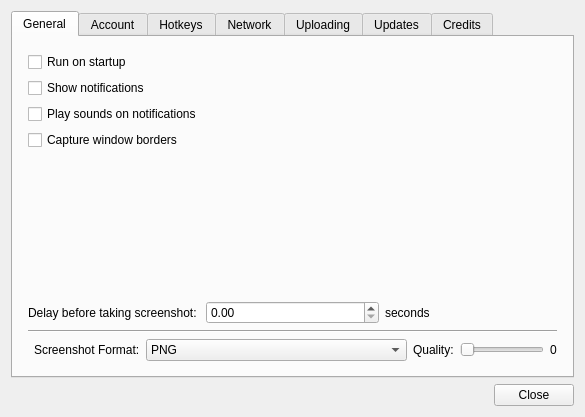
<?xml version="1.0" encoding="UTF-8"?>
<ui version="4.0">
 <class>PreferencesDialog</class>
 <widget class="QDialog" name="PreferencesDialog">
  <property name="windowModality">
   <enum>Qt::ApplicationModal</enum>
  </property>
  <property name="enabled">
   <bool>true</bool>
  </property>
  <property name="geometry">
   <rect>
    <x>0</x>
    <y>0</y>
    <width>585</width>
    <height>417</height>
   </rect>
  </property>
  <property name="sizePolicy">
   <sizepolicy hsizetype="Preferred" vsizetype="Preferred">
    <horstretch>0</horstretch>
    <verstretch>0</verstretch>
   </sizepolicy>
  </property>
  <property name="windowTitle">
   <string>Dialog</string>
  </property>
  <property name="sizeGripEnabled">
   <bool>false</bool>
  </property>
  <property name="modal">
   <bool>false</bool>
  </property>
  <layout class="QVBoxLayout" name="verticalLayout_5">
   <item>
    <widget class="QTabWidget" name="tabWidget">
     <property name="sizePolicy">
      <sizepolicy hsizetype="Preferred" vsizetype="Preferred">
       <horstretch>0</horstretch>
       <verstretch>0</verstretch>
      </sizepolicy>
     </property>
     <property name="minimumSize">
      <size>
       <width>500</width>
       <height>340</height>
      </size>
     </property>
     <property name="currentIndex">
      <number>0</number>
     </property>
     <widget class="QWidget" name="tab_general">
      <attribute name="title">
       <string>General</string>
      </attribute>
      <layout class="QVBoxLayout" name="verticalLayout_10">
       <item>
        <layout class="QVBoxLayout" name="verticalLayout_9">
         <property name="leftMargin">
          <number>6</number>
         </property>
         <property name="topMargin">
          <number>6</number>
         </property>
         <property name="rightMargin">
          <number>6</number>
         </property>
         <property name="bottomMargin">
          <number>6</number>
         </property>
         <item>
          <widget class="QCheckBox" name="checkBox_startup">
           <property name="text">
            <string>Run on startup</string>
           </property>
          </widget>
         </item>
         <item>
          <widget class="QCheckBox" name="checkBox_notifications">
           <property name="text">
            <string>Show notifications</string>
           </property>
          </widget>
         </item>
         <item>
          <widget class="QCheckBox" name="checkBox_soundNotifications">
           <property name="text">
            <string>Play sounds on notifications</string>
           </property>
          </widget>
         </item>
         <item>
          <widget class="QCheckBox" name="checkBox_windowBorders">
           <property name="text">
            <string>Capture window borders</string>
           </property>
          </widget>
         </item>
         <item>
          <spacer name="verticalSpacer_2">
           <property name="orientation">
            <enum>Qt::Vertical</enum>
           </property>
           <property name="sizeHint" stdset="0">
            <size>
             <width>20</width>
             <height>40</height>
            </size>
           </property>
          </spacer>
         </item>
         <item>
          <layout class="QHBoxLayout" name="layout_delay">
           <item>
            <widget class="QLabel" name="label_delay">
             <property name="text">
              <string>Delay before taking screenshot:</string>
             </property>
            </widget>
           </item>
           <item>
            <widget class="QDoubleSpinBox" name="spinBox_delay">
             <property name="maximum">
              <double>10.000000000000000</double>
             </property>
             <property name="singleStep">
              <double>0.100000000000000</double>
             </property>
            </widget>
           </item>
           <item>
            <widget class="QLabel" name="label_seconds">
             <property name="text">
              <string>seconds</string>
             </property>
            </widget>
           </item>
          </layout>
         </item>
         <item>
          <widget class="Line" name="line_2">
           <property name="orientation">
            <enum>Qt::Horizontal</enum>
           </property>
          </widget>
         </item>
         <item>
          <layout class="QHBoxLayout" name="layout_filetype">
           <item>
            <widget class="Line" name="line">
             <property name="orientation">
              <enum>Qt::Horizontal</enum>
             </property>
            </widget>
           </item>
           <item>
            <widget class="QLabel" name="label_screenshot_format">
             <property name="text">
              <string>Screenshot Format:</string>
             </property>
            </widget>
           </item>
           <item>
            <widget class="QComboBox" name="combobox_imageFormat">
             <property name="sizePolicy">
              <sizepolicy hsizetype="Preferred" vsizetype="Fixed">
               <horstretch>1</horstretch>
               <verstretch>0</verstretch>
              </sizepolicy>
             </property>
             <property name="editable">
              <bool>false</bool>
             </property>
             <item>
              <property name="text">
               <string notr="true">PNG</string>
              </property>
             </item>
             <item>
              <property name="text">
               <string notr="true">JPG</string>
              </property>
             </item>
            </widget>
           </item>
           <item>
            <widget class="QLabel" name="label_quality">
             <property name="text">
              <string>Quality:</string>
             </property>
            </widget>
           </item>
           <item>
            <widget class="QSlider" name="slider_jpegQuality">
             <property name="maximum">
              <number>100</number>
             </property>
             <property name="orientation">
              <enum>Qt::Horizontal</enum>
             </property>
            </widget>
           </item>
           <item>
            <widget class="QLabel" name="label_qualityNumber">
             <property name="text">
              <string>0</string>
             </property>
            </widget>
           </item>
          </layout>
         </item>
        </layout>
       </item>
      </layout>
     </widget>
     <widget class="QWidget" name="tab_account">
      <attribute name="title">
       <string>Account</string>
      </attribute>
      <layout class="QVBoxLayout" name="verticalLayout_8">
       <item>
        <widget class="QGroupBox" name="group_account">
         <property name="title">
          <string>Account</string>
         </property>
         <layout class="QVBoxLayout" name="verticalLayout_7">
          <item>
           <layout class="QFormLayout" name="layout_account_form">
            <property name="fieldGrowthPolicy">
             <enum>QFormLayout::AllNonFixedFieldsGrow</enum>
            </property>
            <item row="0" column="0">
             <widget class="QLabel" name="label_loggedInAs">
              <property name="text">
               <string>Logged in as: </string>
              </property>
             </widget>
            </item>
            <item row="0" column="1">
             <widget class="QLabel" name="label_email">
              <property name="text">
               <string>&lt;b&gt;Email here&lt;/b&gt;</string>
              </property>
             </widget>
            </item>
            <item row="1" column="0">
             <widget class="QLabel" name="label_screenshots">
              <property name="text">
               <string>Screenshots:</string>
              </property>
             </widget>
            </item>
            <item row="1" column="1">
             <widget class="QLabel" name="label_screenshotNumber">
              <property name="text">
               <string>12</string>
              </property>
             </widget>
            </item>
           </layout>
          </item>
          <item>
           <spacer name="verticalSpacer_6">
            <property name="orientation">
             <enum>Qt::Vertical</enum>
            </property>
            <property name="sizeType">
             <enum>QSizePolicy::Minimum</enum>
            </property>
            <property name="sizeHint" stdset="0">
             <size>
              <width>20</width>
              <height>5</height>
             </size>
            </property>
           </spacer>
          </item>
          <item>
           <layout class="QVBoxLayout" name="layout_buttons_logoutopendashboard">
            <item>
             <layout class="QHBoxLayout" name="layout_bottonsHorizontal">
              <item>
               <widget class="QPushButton" name="button_logOut">
                <property name="text">
                 <string>Log out..</string>
                </property>
                <property name="autoDefault">
                 <bool>false</bool>
                </property>
               </widget>
              </item>
              <item>
               <widget class="QPushButton" name="button_dashboard">
                <property name="text">
                 <string>Open online dashboard...</string>
                </property>
                <property name="autoDefault">
                 <bool>false</bool>
                </property>
                <property name="default">
                 <bool>false</bool>
                </property>
               </widget>
              </item>
             </layout>
            </item>
           </layout>
          </item>
         </layout>
         <zorder></zorder>
         <zorder>verticalSpacer_6</zorder>
        </widget>
       </item>
       <item>
        <widget class="QGroupBox" name="group_notLoggedIn">
         <property name="title">
          <string>Not logged in</string>
         </property>
         <layout class="QVBoxLayout" name="verticalLayout">
          <item>
           <widget class="QLabel" name="label_youAreNotLoggedIn">
            <property name="text">
             <string>You are not logged in to ScreenCloud.</string>
            </property>
           </widget>
          </item>
          <item>
           <widget class="QLabel" name="label_2">
            <property name="text">
             <string>&lt;html&gt;&lt;head/&gt;&lt;body&gt;&lt;p&gt;Logging in will allow you to share screenshots on &lt;a href=&quot;http://screencloud.net/&quot;&gt;&lt;span style=&quot; text-decoration: underline; color:#0000ff;&quot;&gt;screencloud.net&lt;/span&gt;&lt;/a&gt;&lt;/p&gt;&lt;/body&gt;&lt;/html&gt;</string>
            </property>
           </widget>
          </item>
          <item>
           <widget class="QPushButton" name="button_login">
            <property name="sizePolicy">
             <sizepolicy hsizetype="Minimum" vsizetype="Preferred">
              <horstretch>0</horstretch>
              <verstretch>0</verstretch>
             </sizepolicy>
            </property>
            <property name="text">
             <string>Log in...</string>
            </property>
            <property name="default">
             <bool>false</bool>
            </property>
            <property name="flat">
             <bool>false</bool>
            </property>
           </widget>
          </item>
         </layout>
        </widget>
       </item>
       <item>
        <spacer name="verticalSpacer">
         <property name="orientation">
          <enum>Qt::Vertical</enum>
         </property>
         <property name="sizeHint" stdset="0">
          <size>
           <width>20</width>
           <height>40</height>
          </size>
         </property>
        </spacer>
       </item>
      </layout>
     </widget>
     <widget class="QWidget" name="tab_hotkeys">
      <attribute name="title">
       <string>Hotkeys</string>
      </attribute>
      <layout class="QVBoxLayout" name="verticalLayout_15">
       <item>
        <layout class="QVBoxLayout" name="verticalLayout_2">
         <item>
          <widget class="QTableWidget" name="table_hotkeys">
           <property name="sizePolicy">
            <sizepolicy hsizetype="Expanding" vsizetype="Expanding">
             <horstretch>0</horstretch>
             <verstretch>0</verstretch>
            </sizepolicy>
           </property>
           <property name="autoFillBackground">
            <bool>false</bool>
           </property>
           <property name="editTriggers">
            <set>QAbstractItemView::DoubleClicked|QAbstractItemView::EditKeyPressed</set>
           </property>
           <property name="dragEnabled">
            <bool>false</bool>
           </property>
           <property name="dragDropOverwriteMode">
            <bool>false</bool>
           </property>
           <property name="selectionMode">
            <enum>QAbstractItemView::SingleSelection</enum>
           </property>
           <property name="columnCount">
            <number>2</number>
           </property>
           <attribute name="horizontalHeaderDefaultSectionSize">
            <number>200</number>
           </attribute>
           <attribute name="horizontalHeaderMinimumSectionSize">
            <number>200</number>
           </attribute>
           <attribute name="horizontalHeaderStretchLastSection">
            <bool>true</bool>
           </attribute>
           <attribute name="verticalHeaderVisible">
            <bool>false</bool>
           </attribute>
           <attribute name="verticalHeaderStretchLastSection">
            <bool>false</bool>
           </attribute>
           <row>
            <property name="text">
             <string>0</string>
            </property>
           </row>
           <row>
            <property name="text">
             <string>1</string>
            </property>
           </row>
           <row>
            <property name="text">
             <string>2</string>
            </property>
           </row>
           <column>
            <property name="text">
             <string>Action</string>
            </property>
           </column>
           <column>
            <property name="text">
             <string>Shortcut</string>
            </property>
           </column>
           <item row="0" column="0">
            <property name="text">
             <string>Capture Full Screen</string>
            </property>
           </item>
           <item row="0" column="1">
            <property name="text">
             <string>shortcut 1</string>
            </property>
           </item>
           <item row="1" column="0">
            <property name="text">
             <string>Capture Selection</string>
            </property>
           </item>
           <item row="1" column="1">
            <property name="text">
             <string>shortcut 2</string>
            </property>
           </item>
           <item row="2" column="0">
            <property name="text">
             <string>Capture Active Window</string>
            </property>
           </item>
           <item row="2" column="1">
            <property name="text">
             <string>shortcut 3</string>
            </property>
           </item>
          </widget>
         </item>
         <item>
          <layout class="QHBoxLayout" name="horizontalLayout">
           <item>
            <widget class="QPushButton" name="button_restoreDefaults">
             <property name="text">
              <string>Restore defaults</string>
             </property>
            </widget>
           </item>
           <item>
            <spacer name="horizontalSpacer_4">
             <property name="orientation">
              <enum>Qt::Horizontal</enum>
             </property>
             <property name="sizeHint" stdset="0">
              <size>
               <width>40</width>
               <height>20</height>
              </size>
             </property>
            </spacer>
           </item>
          </layout>
         </item>
        </layout>
       </item>
      </layout>
     </widget>
     <widget class="QWidget" name="tab_network">
      <attribute name="title">
       <string>Network</string>
      </attribute>
      <layout class="QVBoxLayout" name="verticalLayout_3">
       <item>
        <layout class="QVBoxLayout" name="layout_proxy">
         <item>
          <layout class="QHBoxLayout" name="horizontalLayout_2">
           <item>
            <widget class="QLabel" name="label_proxy">
             <property name="text">
              <string>Proxy server:</string>
             </property>
            </widget>
           </item>
           <item>
            <widget class="QComboBox" name="comboBox_proxyType">
             <property name="sizePolicy">
              <sizepolicy hsizetype="Expanding" vsizetype="Preferred">
               <horstretch>0</horstretch>
               <verstretch>0</verstretch>
              </sizepolicy>
             </property>
             <item>
              <property name="text">
               <string>None</string>
              </property>
             </item>
             <item>
              <property name="text">
               <string>Automatic (use system settings)</string>
              </property>
             </item>
             <item>
              <property name="text">
               <string>HTTP</string>
              </property>
             </item>
             <item>
              <property name="text">
               <string>SOCKS5</string>
              </property>
             </item>
            </widget>
           </item>
          </layout>
         </item>
         <item>
          <widget class="QWidget" name="formWidget_hostnamePort" native="true">
           <layout class="QFormLayout" name="formLayout_hostnamePort">
            <property name="fieldGrowthPolicy">
             <enum>QFormLayout::AllNonFixedFieldsGrow</enum>
            </property>
            <item row="1" column="0">
             <widget class="QLabel" name="label_hostname">
              <property name="text">
               <string>Hostname:</string>
              </property>
             </widget>
            </item>
            <item row="1" column="1">
             <widget class="QLineEdit" name="input_hostname"/>
            </item>
            <item row="2" column="0">
             <widget class="QLabel" name="label_port">
              <property name="text">
               <string>Port:</string>
              </property>
             </widget>
            </item>
            <item row="2" column="1">
             <widget class="QSpinBox" name="spinBox_port">
              <property name="maximum">
               <number>65535</number>
              </property>
              <property name="value">
               <number>8080</number>
              </property>
             </widget>
            </item>
           </layout>
          </widget>
         </item>
         <item>
          <layout class="QVBoxLayout" name="layout_proxyAuth">
           <item>
            <widget class="QCheckBox" name="checkBox_auth">
             <property name="text">
              <string>Proxy server requires authentication</string>
             </property>
            </widget>
           </item>
           <item>
            <widget class="QWidget" name="formWidget_ProxyAuth" native="true">
             <property name="enabled">
              <bool>false</bool>
             </property>
             <layout class="QFormLayout" name="form_proxyAuth">
              <property name="fieldGrowthPolicy">
               <enum>QFormLayout::AllNonFixedFieldsGrow</enum>
              </property>
              <item row="0" column="0">
               <widget class="QLabel" name="label_proxyUsername">
                <property name="text">
                 <string>Username:</string>
                </property>
               </widget>
              </item>
              <item row="0" column="1">
               <widget class="QLineEdit" name="input_proxyUsername"/>
              </item>
              <item row="1" column="0">
               <widget class="QLabel" name="label_proxyPassword">
                <property name="text">
                 <string>Password:</string>
                </property>
               </widget>
              </item>
              <item row="1" column="1">
               <widget class="QLineEdit" name="input_proxyPassword">
                <property name="echoMode">
                 <enum>QLineEdit::Password</enum>
                </property>
               </widget>
              </item>
             </layout>
            </widget>
           </item>
          </layout>
         </item>
        </layout>
       </item>
       <item>
        <spacer name="verticalSpacer_3">
         <property name="orientation">
          <enum>Qt::Vertical</enum>
         </property>
         <property name="sizeHint" stdset="0">
          <size>
           <width>20</width>
           <height>40</height>
          </size>
         </property>
        </spacer>
       </item>
      </layout>
     </widget>
     <widget class="QWidget" name="tab_uploading">
      <attribute name="title">
       <string>Uploading</string>
      </attribute>
      <layout class="QVBoxLayout" name="verticalLayout_12">
       <item>
        <widget class="QListView" name="list_uploaders"/>
       </item>
       <item>
        <layout class="QHBoxLayout" name="layout_buttons">
         <item>
          <widget class="QPushButton" name="settings">
           <property name="sizePolicy">
            <sizepolicy hsizetype="MinimumExpanding" vsizetype="Fixed">
             <horstretch>0</horstretch>
             <verstretch>0</verstretch>
            </sizepolicy>
           </property>
           <property name="text">
            <string>Settings...</string>
           </property>
          </widget>
         </item>
         <item>
          <widget class="QPushButton" name="button_plugins">
           <property name="sizePolicy">
            <sizepolicy hsizetype="MinimumExpanding" vsizetype="Fixed">
             <horstretch>0</horstretch>
             <verstretch>0</verstretch>
            </sizepolicy>
           </property>
           <property name="text">
            <string>More services...</string>
           </property>
          </widget>
         </item>
         <item>
          <spacer name="horizontalSpacer">
           <property name="orientation">
            <enum>Qt::Horizontal</enum>
           </property>
           <property name="sizeHint" stdset="0">
            <size>
             <width>40</width>
             <height>20</height>
            </size>
           </property>
          </spacer>
         </item>
         <item>
          <widget class="QCheckBox" name="checkBox_askMe">
           <property name="text">
            <string>Ask me before uploading</string>
           </property>
          </widget>
         </item>
        </layout>
       </item>
      </layout>
     </widget>
     <widget class="QWidget" name="tab_updates">
      <attribute name="title">
       <string>Updates</string>
      </attribute>
      <layout class="QVBoxLayout" name="verticalLayout_13">
       <item>
        <widget class="QGroupBox" name="group_version">
         <property name="title">
          <string>Version</string>
         </property>
         <layout class="QVBoxLayout" name="verticalLayout_16">
          <item>
           <layout class="QFormLayout" name="formLayout_version">
            <property name="fieldGrowthPolicy">
             <enum>QFormLayout::AllNonFixedFieldsGrow</enum>
            </property>
            <item row="0" column="0">
             <widget class="QLabel" name="label_textCurrentVersion">
              <property name="text">
               <string>Installed version:</string>
              </property>
             </widget>
            </item>
            <item row="0" column="1">
             <widget class="QLabel" name="label_currentVersion">
              <property name="text">
               <string>0.0.0</string>
              </property>
             </widget>
            </item>
            <item row="1" column="0">
             <widget class="QLabel" name="label_textLatestVersion">
              <property name="text">
               <string>Latest version:</string>
              </property>
             </widget>
            </item>
            <item row="1" column="1">
             <widget class="QLabel" name="label_latestVersion">
              <property name="text">
               <string>Loading...</string>
              </property>
             </widget>
            </item>
           </layout>
          </item>
         </layout>
        </widget>
       </item>
       <item>
        <widget class="QGroupBox" name="group_updateSettings">
         <property name="title">
          <string>Settings</string>
         </property>
         <layout class="QVBoxLayout" name="verticalLayout_17">
          <item>
           <widget class="QCheckBox" name="checkBox_autoUpdate">
            <property name="text">
             <string>Check for updates automatically</string>
            </property>
           </widget>
          </item>
          <item>
           <widget class="QCheckBox" name="checkBox_notifyUpdates">
            <property name="enabled">
             <bool>true</bool>
            </property>
            <property name="text">
             <string>Notify me when there is an update available</string>
            </property>
           </widget>
          </item>
         </layout>
        </widget>
       </item>
       <item>
        <layout class="QHBoxLayout" name="layout_updateButton">
         <item>
          <widget class="QPushButton" name="button_checkForUpdates">
           <property name="sizePolicy">
            <sizepolicy hsizetype="Preferred" vsizetype="Preferred">
             <horstretch>0</horstretch>
             <verstretch>0</verstretch>
            </sizepolicy>
           </property>
           <property name="minimumSize">
            <size>
             <width>40</width>
             <height>0</height>
            </size>
           </property>
           <property name="text">
            <string>Check for updates...</string>
           </property>
          </widget>
         </item>
         <item>
          <spacer name="horizontalSpacer_5">
           <property name="orientation">
            <enum>Qt::Horizontal</enum>
           </property>
           <property name="sizeHint" stdset="0">
            <size>
             <width>40</width>
             <height>20</height>
            </size>
           </property>
          </spacer>
         </item>
        </layout>
       </item>
       <item>
        <spacer name="verticalSpacer_4">
         <property name="orientation">
          <enum>Qt::Vertical</enum>
         </property>
         <property name="sizeHint" stdset="0">
          <size>
           <width>20</width>
           <height>40</height>
          </size>
         </property>
        </spacer>
       </item>
      </layout>
     </widget>
     <widget class="QWidget" name="tab_credits">
      <attribute name="title">
       <string>Credits</string>
      </attribute>
      <layout class="QVBoxLayout" name="verticalLayout_14">
       <item>
        <widget class="QLabel" name="label">
         <property name="font">
          <font>
           <pointsize>12</pointsize>
           <weight>50</weight>
           <bold>false</bold>
          </font>
         </property>
         <property name="text">
          <string>&lt;!DOCTYPE HTML PUBLIC &quot;-//W3C//DTD HTML 4.0//EN&quot; &quot;http://www.w3.org/TR/REC-html40/strict.dtd&quot;&gt;
&lt;html&gt;&lt;head&gt;&lt;meta name=&quot;qrichtext&quot; content=&quot;1&quot; /&gt;&lt;style type=&quot;text/css&quot;&gt;
p, li { white-space: pre-wrap; }
&lt;/style&gt;&lt;/head&gt;&lt;body style=&quot; font-family:'DejaVu Sans'; font-size:12pt; font-weight:400; font-style:normal;&quot;&gt;
&lt;p style=&quot; margin-top:12px; margin-bottom:0px; margin-left:0px; margin-right:0px; -qt-block-indent:0; text-indent:0px;&quot;&gt;&lt;span style=&quot; font-family:'Ubuntu'; font-size:11pt;&quot;&gt;This application and the ScreenCloud website was made by Olav Sortland Thoresen. Thanks to the creators of the following libraries:&lt;/span&gt;&lt;/p&gt;
&lt;ul style=&quot;margin-top: 0px; margin-bottom: 0px; margin-left: 0px; margin-right: 0px; -qt-list-indent: 1;&quot;&gt;&lt;li style=&quot; font-family:'Ubuntu'; font-size:11pt; font-weight:600;&quot; style=&quot; margin-top:12px; margin-bottom:0px; margin-left:0px; margin-right:0px; -qt-block-indent:0; text-indent:0px;&quot;&gt;&lt;a href=&quot;http://qt.nokia.com/&quot;&gt;&lt;span style=&quot; font-weight:400; text-decoration: underline; color:#0000ff;&quot;&gt;Qt&lt;/span&gt;&lt;/a&gt;&lt;/li&gt;
&lt;li style=&quot; font-family:'Ubuntu'; font-size:11pt;&quot; style=&quot; margin-top:0px; margin-bottom:0px; margin-left:0px; margin-right:0px; -qt-block-indent:0; text-indent:0px;&quot;&gt;&lt;a href=&quot;http://libqxt.org/&quot;&gt;&lt;span style=&quot; text-decoration: underline; color:#0000ff;&quot;&gt;Qxt&lt;/span&gt;&lt;/a&gt;&lt;/li&gt;
&lt;li style=&quot; font-family:'Ubuntu'; font-size:11pt;&quot; style=&quot; margin-top:0px; margin-bottom:0px; margin-left:0px; margin-right:0px; -qt-block-indent:0; text-indent:0px;&quot;&gt;&lt;a href=&quot;http://delta.affinix.com/qca/&quot;&gt;&lt;span style=&quot; text-decoration: underline; color:#0000ff;&quot;&gt;QCA&lt;/span&gt;&lt;/a&gt;&lt;/li&gt;
&lt;li style=&quot; font-family:'Ubuntu'; font-size:11pt;&quot; style=&quot; margin-top:0px; margin-bottom:0px; margin-left:0px; margin-right:0px; -qt-block-indent:0; text-indent:0px;&quot;&gt;&lt;a href=&quot;https://github.com/ayoy/qoauth/wiki&quot;&gt;&lt;span style=&quot; text-decoration: underline; color:#0000ff;&quot;&gt;QtOAuth&lt;/span&gt;&lt;/a&gt; &lt;/li&gt;
&lt;li style=&quot; font-family:'Ubuntu'; font-size:11pt;&quot; style=&quot; margin-top:0px; margin-bottom:0px; margin-left:0px; margin-right:0px; -qt-block-indent:0; text-indent:0px;&quot;&gt;&lt;a href=&quot;http://qt.gitorious.org/qt-solutions&quot;&gt;&lt;span style=&quot; text-decoration: underline; color:#0000ff;&quot;&gt;QtSolutions&lt;/span&gt;&lt;/a&gt;&lt;/li&gt;
&lt;li style=&quot; font-family:'Ubuntu'; font-size:11pt; text-decoration: underline; color:#0000ff;&quot; style=&quot; margin-top:0px; margin-bottom:0px; margin-left:0px; margin-right:0px; -qt-block-indent:0; text-indent:0px;&quot;&gt;&lt;a href=&quot;http://quazip.sourceforge.net/&quot;&gt;QuaZip&lt;/a&gt;&lt;/li&gt;
&lt;li style=&quot; font-family:'Ubuntu'; font-size:11pt;&quot; style=&quot; margin-top:0px; margin-bottom:0px; margin-left:0px; margin-right:0px; -qt-block-indent:0; text-indent:0px;&quot;&gt;&lt;a href=&quot;http://www.libssh2.org/&quot;&gt;&lt;span style=&quot; text-decoration: underline; color:#0000ff;&quot;&gt;libssh2&lt;/span&gt;&lt;/a&gt;&lt;/li&gt;
&lt;li style=&quot; font-family:'Ubuntu'; font-size:11pt; font-weight:600;&quot; style=&quot; margin-top:0px; margin-bottom:0px; margin-left:0px; margin-right:0px; -qt-block-indent:0; text-indent:0px;&quot;&gt;&lt;a href=&quot;http://www.libsdl.org/&quot;&gt;&lt;span style=&quot; font-weight:400; text-decoration: underline; color:#0000ff;&quot;&gt;SDL&lt;/span&gt;&lt;/a&gt;&lt;/li&gt;
&lt;li style=&quot; font-family:'Ubuntu'; font-size:11pt;&quot; style=&quot; margin-top:0px; margin-bottom:0px; margin-left:0px; margin-right:0px; -qt-block-indent:0; text-indent:0px;&quot;&gt;&lt;a href=&quot;http://www.libsdl.org/projects/SDL_mixer/&quot;&gt;&lt;span style=&quot; text-decoration: underline; color:#0000ff;&quot;&gt;SDL_mixer&lt;/span&gt;&lt;/a&gt;&lt;/li&gt;&lt;/ul&gt;
&lt;p style=&quot;-qt-paragraph-type:empty; margin-top:0px; margin-bottom:0px; margin-left:0px; margin-right:0px; -qt-block-indent:0; text-indent:0px; font-family:'Ubuntu'; font-size:11pt; text-decoration: underline; color:#0000ff;&quot;&gt;&lt;br /&gt;&lt;/p&gt;
&lt;p style=&quot;-qt-paragraph-type:empty; margin-top:0px; margin-bottom:0px; margin-left:0px; margin-right:0px; -qt-block-indent:0; text-indent:0px; font-family:'Ubuntu';&quot;&gt;&lt;br /&gt;&lt;/p&gt;
&lt;p style=&quot; margin-top:0px; margin-bottom:0px; margin-left:0px; margin-right:0px; -qt-block-indent:0; text-indent:0px;&quot;&gt;&lt;span style=&quot; font-family:'Ubuntu'; font-size:11pt;&quot;&gt;ScreenCloud uses icons from &lt;/span&gt;&lt;a href=&quot;http://kde-look.org/content/show.php/nuoveXT+2?content=62630&quot;&gt;&lt;span style=&quot; font-family:'Ubuntu'; font-size:11pt; text-decoration: underline; color:#0000ff;&quot;&gt;NuoveXT 2&lt;/span&gt;&lt;/a&gt;&lt;span style=&quot; font-family:'Ubuntu'; font-size:11pt;&quot;&gt; and &lt;/span&gt;&lt;a href=&quot;http://freebiesbooth.com/hand-drawn-web-icons&quot;&gt;&lt;span style=&quot; font-family:'Ubuntu'; font-size:11pt; text-decoration: underline; color:#0000ff;&quot;&gt;Hand Drawn Web Icons&lt;/span&gt;&lt;/a&gt;&lt;span style=&quot; font-family:'Ubuntu'; font-size:11pt;&quot;&gt;.&lt;/span&gt;&lt;/p&gt;&lt;/body&gt;&lt;/html&gt;</string>
         </property>
         <property name="scaledContents">
          <bool>false</bool>
         </property>
         <property name="wordWrap">
          <bool>true</bool>
         </property>
         <property name="openExternalLinks">
          <bool>true</bool>
         </property>
        </widget>
       </item>
       <item>
        <spacer name="verticalSpacer_5">
         <property name="orientation">
          <enum>Qt::Vertical</enum>
         </property>
         <property name="sizeHint" stdset="0">
          <size>
           <width>20</width>
           <height>40</height>
          </size>
         </property>
        </spacer>
       </item>
       <item>
        <layout class="QHBoxLayout" name="horizontalLayout_4">
         <item>
          <widget class="QPushButton" name="button_licenses">
           <property name="text">
            <string>Licenses...</string>
           </property>
           <property name="autoDefault">
            <bool>false</bool>
           </property>
          </widget>
         </item>
         <item>
          <widget class="QPushButton" name="button_aboutqt">
           <property name="text">
            <string>About Qt...</string>
           </property>
           <property name="autoDefault">
            <bool>false</bool>
           </property>
          </widget>
         </item>
         <item>
          <spacer name="horizontalSpacer_2">
           <property name="orientation">
            <enum>Qt::Horizontal</enum>
           </property>
           <property name="sizeHint" stdset="0">
            <size>
             <width>40</width>
             <height>20</height>
            </size>
           </property>
          </spacer>
         </item>
        </layout>
       </item>
      </layout>
     </widget>
    </widget>
   </item>
   <item>
    <widget class="QDialogButtonBox" name="buttonBox_close">
     <property name="sizePolicy">
      <sizepolicy hsizetype="Preferred" vsizetype="Preferred">
       <horstretch>0</horstretch>
       <verstretch>0</verstretch>
      </sizepolicy>
     </property>
     <property name="sizeIncrement">
      <size>
       <width>0</width>
       <height>0</height>
      </size>
     </property>
     <property name="standardButtons">
      <set>QDialogButtonBox::Close</set>
     </property>
    </widget>
   </item>
  </layout>
 </widget>
 <tabstops>
  <tabstop>checkBox_startup</tabstop>
  <tabstop>checkBox_notifications</tabstop>
  <tabstop>checkBox_soundNotifications</tabstop>
  <tabstop>checkBox_windowBorders</tabstop>
  <tabstop>spinBox_delay</tabstop>
  <tabstop>combobox_imageFormat</tabstop>
  <tabstop>slider_jpegQuality</tabstop>
  <tabstop>button_logOut</tabstop>
  <tabstop>button_dashboard</tabstop>
  <tabstop>table_hotkeys</tabstop>
  <tabstop>list_uploaders</tabstop>
  <tabstop>settings</tabstop>
  <tabstop>checkBox_askMe</tabstop>
 </tabstops>
 <resources/>
 <connections>
  <connection>
   <sender>slider_jpegQuality</sender>
   <signal>valueChanged(int)</signal>
   <receiver>label_qualityNumber</receiver>
   <slot>setNum(int)</slot>
   <hints>
    <hint type="sourcelabel">
     <x>466</x>
     <y>326</y>
    </hint>
    <hint type="destinationlabel">
     <x>500</x>
     <y>339</y>
    </hint>
   </hints>
  </connection>
  <connection>
   <sender>checkBox_autoUpdate</sender>
   <signal>toggled(bool)</signal>
   <receiver>checkBox_notifyUpdates</receiver>
   <slot>setEnabled(bool)</slot>
   <hints>
    <hint type="sourcelabel">
     <x>421</x>
     <y>160</y>
    </hint>
    <hint type="destinationlabel">
     <x>432</x>
     <y>186</y>
    </hint>
   </hints>
  </connection>
  <connection>
   <sender>checkBox_auth</sender>
   <signal>toggled(bool)</signal>
   <receiver>formWidget_ProxyAuth</receiver>
   <slot>setEnabled(bool)</slot>
   <hints>
    <hint type="sourcelabel">
     <x>269</x>
     <y>215</y>
    </hint>
    <hint type="destinationlabel">
     <x>269</x>
     <y>288</y>
    </hint>
   </hints>
  </connection>
  <connection>
   <sender>buttonBox_close</sender>
   <signal>clicked(QAbstractButton*)</signal>
   <receiver>PreferencesDialog</receiver>
   <slot>accept()</slot>
   <hints>
    <hint type="sourcelabel">
     <x>477</x>
     <y>382</y>
    </hint>
    <hint type="destinationlabel">
     <x>3</x>
     <y>356</y>
    </hint>
   </hints>
  </connection>
 </connections>
</ui>
